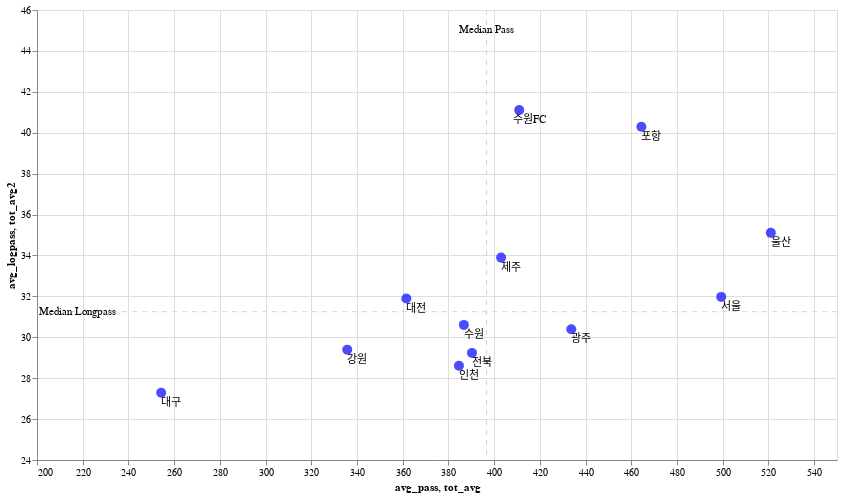

Here is the notebook cell this chart was saved with:
### Code cell
selection = alt.selection_point(
    fields=['구단']
)

point_chart = alt.Chart(new_temp).mark_circle(size = 100).encode(
    x = alt.X('avg_pass').scale(domain= [200,550]),
    y = alt.Y('avg_logpass').scale(domain=[25, 45]),
    tooltip= '구단',
    color = alt.condition(
        selection,
        # alt.Color('split').scale(range=['red','blue']),
        alt.value('blue'),
        alt.value('lightgray')
    )
    # color = alt.Color('split').scale(range=['red','blue'])
)

rulex_chart = alt.Chart(new_temp).mark_rule(stroke='lightgray', strokeDash=[5,5]).encode(
    x = 'tot_avg:Q',
).transform_aggregate(
    tot_avg = 'median(avg_pass)'
)

textx_chart = alt.Chart(new_temp).mark_text().encode(
    x = 'tot_avg:Q',
    y = alt.value(20),
    text = alt.value('Median Pass')
    # text = 'tot_avg:Q'
).transform_aggregate(
    tot_avg = 'median(avg_pass)'
)

ruley_chart = alt.Chart(new_temp).mark_rule(stroke ='lightgrey', strokeDash=[5,5]).encode(
    y = 'tot_avg2:Q',
).transform_aggregate(
    tot_avg2 = 'median(avg_logpass)'
)

texty_chart = alt.Chart(new_temp).mark_text().encode(
    x = alt.value(40),
    y = 'tot_avg2:Q',
    text =alt.value('Median Longpass')
    # text = 'tot_avg2:Q'
).transform_aggregate(
    tot_avg2 = 'median(avg_logpass)'
)

textt_chart = alt.Chart(new_temp).mark_text(dx = 10, dy = 10).encode(
    x = 'avg_pass',
    y = 'avg_logpass',
    text = '구단'
)




tot_chart = point_chart + rulex_chart + textx_chart + ruley_chart + texty_chart + textt_chart
tot_chart.properties(
    width = 800,
    height = 450
).add_params(
    selection
).transform_filter(
    selection
)

### Figure 1 — Vega-Lite specification as saved in the notebook (floating-point values rounded to 4 significant figures)
{"config": {"view": {"continuousWidth": 300, "continuousHeight": 300}}, "layer": [{"mark": {"type": "circle", "size": 100}, "encoding": {"color": {"condition": {"param": "param_12", "value": "blue"}, "value": "lightgray"}, "tooltip": {"field": "구단", "type": "nominal"}, "x": {"field": "avg_pass", "scale": {"domain": [200, 550]}, "type": "quantitative"}, "y": {"field": "avg_logpass", "scale": {"domain": [25, 45]}, "type": "quantitative"}}, "name": "view_5"}, {"mark": {"type": "rule", "stroke": "lightgray", "strokeDash": [5, 5]}, "encoding": {"x": {"field": "tot_avg", "type": "quantitative"}}, "transform": [{"aggregate": [{"op": "median", "field": "avg_pass", "as": "tot_avg"}]}]}, {"mark": {"type": "text"}, "encoding": {"text": {"value": "Median Pass"}, "x": {"field": "tot_avg", "type": "quantitative"}, "y": {"value": 20}}, "transform": [{"aggregate": [{"op": "median", "field": "avg_pass", "as": "tot_avg"}]}]}, {"mark": {"type": "rule", "stroke": "lightgrey", "strokeDash": [5, 5]}, "encoding": {"y": {"field": "tot_avg2", "type": "quantitative"}}, "transform": [{"aggregate": [{"op": "median", "field": "avg_logpass", "as": "tot_avg2"}]}]}, {"mark": {"type": "text"}, "encoding": {"text": {"value": "Median Longpass"}, "x": {"value": 40}, "y": {"field": "tot_avg2", "type": "quantitative"}}, "transform": [{"aggregate": [{"op": "median", "field": "avg_logpass", "as": "tot_avg2"}]}]}, {"mark": {"type": "text", "dx": 10, "dy": 10}, "encoding": {"text": {"field": "구단", "type": "nominal"}, "x": {"field": "avg_pass", "type": "quantitative"}, "y": {"field": "avg_logpass", "type": "quantitative"}}}], "data": {"name": "data-fe1a7e61ea3aa731631945aeb0d2e8f2"}, "height": 450, "params": [{"name": "param_12", "select": {"type": "point", "fields": ["구단"]}, "views": ["view_5"]}], "transform": [{"filter": {"param": "param_12"}}], "width": 800, "$schema": "https://vega.github.io/schema/vega-lite/v5.8.0.json", "datasets": {"data-fe1a7e61ea3aa731631945aeb0d2e8f2": [{"구단": "울산", "패스 성공": 19800, "롱패스 성공": 1334, "avg_pass": 521.1, "avg_logpass": 35.11, "split": "파이널A"}, {"구단": "수원", "패스 성공": 14697, "롱패스 성공": 1163, "avg_pass": 386.8, "avg_logpass": 30.61, "split": "파이널B"}, {"구단": "포항", "패스 성공": 17648, "롱패스 성공": 1531, "avg_pass": 464.4, "avg_logpass": 40.29, "split": "파이널A"}, {"구단": "제주", "패스 성공": 15316, "롱패스 성공": 1288, "avg_pass": 403.1, "avg_logpass": 33.89, "split": "파이널B"}, {"구단": "전북", "패스 성공": 14832, "롱패스 성공": 1111, "avg_pass": 390.3, "avg_logpass": 29.24, "split": "파이널A"}, {"구단": "서울", "패스 성공": 18975, "롱패스 성공": 1215, "avg_pass": 499.3, "avg_logpass": 31.97, "split": "파이널B"}, {"구단": "대전", "패스 성공": 13741, "롱패스 성공": 1212, "avg_pass": 361.6, "avg_logpass": 31.89, "split": "파이널B"}, {"구단": "대구", "패스 성공": 9665, "롱패스 성공": 1037, "avg_pass": 254.3, "avg_logpass": 27.29, "split": "파이널A"}, {"구단": "인천", "패스 성공": 14615, "롱패스 성공": 1087, "avg_pass": 384.6, "avg_logpass": 28.61, "split": "파이널A"}, {"구단": "강원", "패스 성공": 12758, "롱패스 성공": 1117, "avg_pass": 335.7, "avg_logpass": 29.39, "split": "파이널B"}, {"구단": "광주", "패스 성공": 16482, "롱패스 성공": 1155, "avg_pass": 433.7, "avg_logpass": 30.39, "split": "파이널A"}, {"구단": "수원FC", "패스 성공": 15617, "롱패스 성공": 1562, "avg_pass": 411.0, "avg_logpass": 41.11, "split": "파이널B"}]}}
